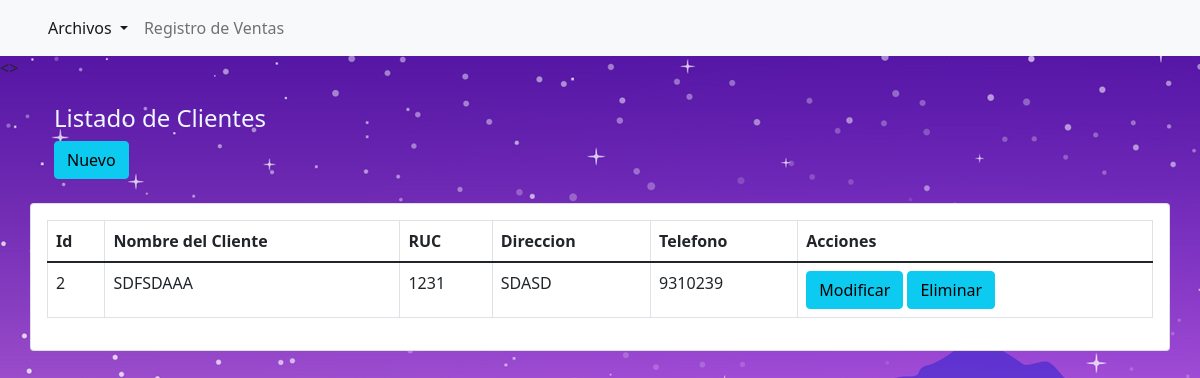
/lista_cliente.php (signed in), run on the app's committed database.
### tables this page shows
CREATE TABLE `clientes` (
  `idCliente` int(11) NOT NULL,
  `nombre` varchar(50) NOT NULL,
  `ruc` varchar(11) NOT NULL,
  `dircliente` varchar(64) NOT NULL,
  `telcliente` varchar(9) NOT NULL
);

### clases/cliente.php (called while the page is built, shortened)
<?php
class  Cliente {
		private $con;
		public function conectar_db($cn){
			$this->con = $cn;
		}
		public function listacli(){
			$sql = "SELECT * FROM clientes";
			$res = mysqli_query($this->con, $sql);
			return $res;
		}
	}
?>

### lista_cliente.php (the view, shortened to what this page needs)
<?php
include_once('header.php');
include_once('includes/acceso.php');
include_once('clases/cliente.php');
$conexion = connect_db();
$ocliente = new Cliente();
$ocliente->conectar_db($conexion);
$datos_cli = $ocliente->listacli();
if ($datos_cli){
    ?>
    <>
    <div class="container p-12">
        <div class="row">
        <div class="container p-4">
            <h4>Listado de Clientes</h4>
        <a href="agregar_cliente.php" class="btn btn-info add-new">Nuevo</a>
        </div>
        <div class="card card-body">
            <table class="table table-bordered">
            <thead>
                <tr>
                    <th>Id</th>
                    <th>Nombre del Cliente</th>
                    <th>RUC</th>
                    <th>Direccion</th>
                    <th>Telefono</th>
                    <th>Acciones</th>
                </tr>
            </thead>
            <tbody>
    <?php
    while ($row=mysqli_fetch_array($datos_cli)){
        $id=$row["idCliente"];
        ?>
                <tr>
                    <td><?php echo $id; ?></td>
                    <td><?php echo $row['nombre']; ?></td>
                    <td><?php echo $row['ruc']; ?></td>
                    <td><?php echo $row['dircliente']; ?></td>
                    <td><?php echo $row['telcliente']; ?></td>
                    <td>
                    <a href="modifica_cliente.php?codigo=<?php echo $id; ?>" class="btn btn-info add-new">Modificar</a>
                    <a href="eliminar_cliente.php?codigo=<?php echo $id; ?>" class="btn btn-info add-new">Eliminar</a>
                    </td>
                </tr>
             <?php
    }
    ?>
    </tbody>
   </table>
            </div>
        </div>
    </div>
<?php
}
?>

### css/login.css (style rules this page uses)
body { min-height: 100vh; background: url('zona.jpg') no-repeat; }
h4 { color: aliceblue; }

### data on the page
clientes: idCliente "2", nombre "SDFSDAAA", ruc "1231", dircliente "SDASD", telcliente "9310239"
